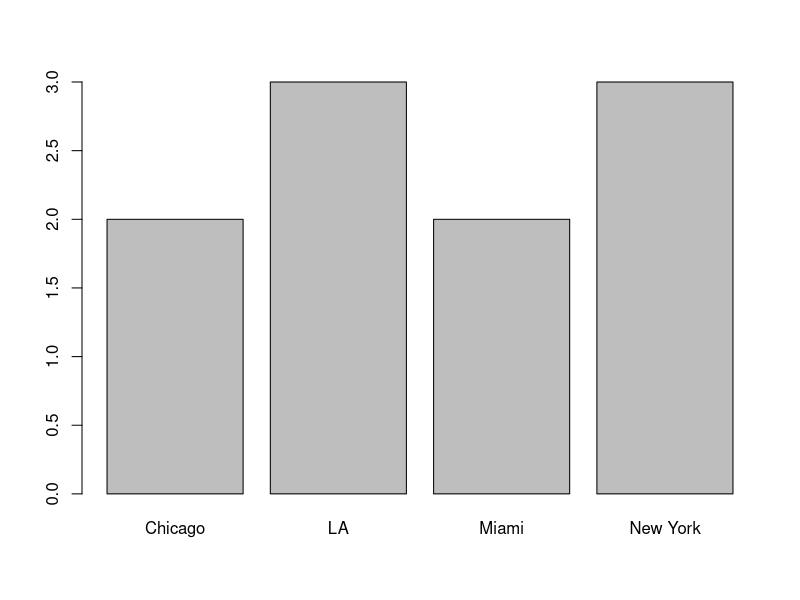
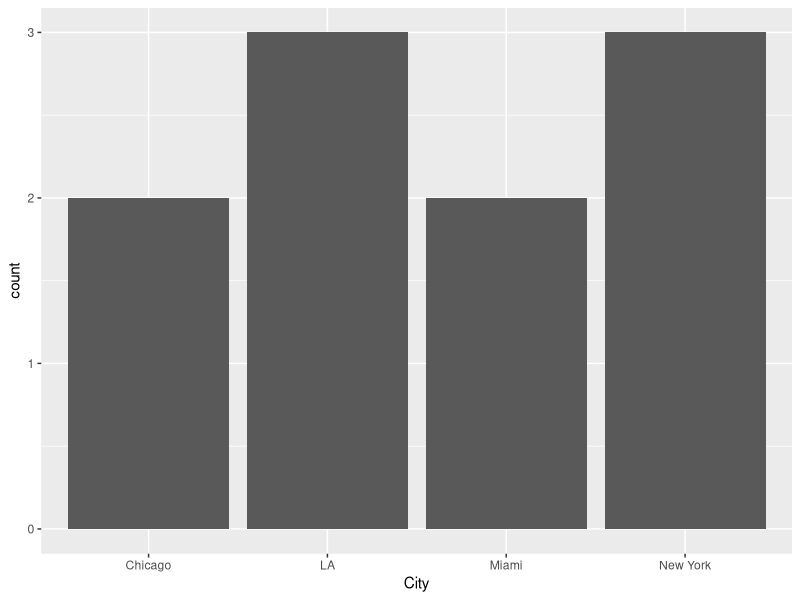

Generate these figures, in order, with R: (Note: this script raises an error after producing the figures.)
## ---- chunk 1
library(tidyverse)
## ---- chunk 2
df_baseR <- data.frame(
  ID = 1:10,
  Name = c("Alice", "Bob", "Charlie", "Sophie", "Eve", "Frank", "Grace", "Hannah", "Ian", "Jack"),
  Age = c(25, 30, 22, 35, 28, NA, 40, 29, 21, 33),
  Sex = c("Female", "Male", "Male", "Female", "Female", "Male", "Female", "Female", "Male", "Male"),
  sales_2020 = c(100, 200, 150, 300, 250, NA, 400, 500, 450, 300),
  sales_2021 = c(110, 210, 160, 320, 240, 260, 420, 510, 460, 310),
  sales_2022 = c(120, 220, 170, 340, 250, 270, 430, NA, 470, 320),
  sales_2023 = c(100, 230, 200, 250, 270, 280, 450, 500, 480, 290)
)
## ---- chunk 3
df_tidyverse <- tibble(
  ID = 1:10,
  Name = c("Alice", "Bob", "Charlie", "Sophie", "Eve", "Frank", "Grace", "Hannah", "Ian", "Jack"),
  Age = c(25, 30, 22, 35, 28, NA, 40, 29, 21, 33),
  Sex = c("Female", "Male", "Male", "Female", "Female", "Male", "Female", "Female", "Male", "Male"),
  sales_2020 = c(100, 200, 150, 300, 250, NA, 400, 500, 450, 300),
  sales_2021 = c(110, 210, 160, 320, 240, 260, 420, 510, 460, 310),
  sales_2022 = c(120, 220, 170, 340, 250, 270, 430, NA, 470, 320),
  sales_2023 = c(100, 230, 200, 250, 270, 280, 450, 500, 480, 290)
)

head(df_tidyverse)
## ---- chunk 4
# Base R 
df_baseR[['Age']]
df_tidyverse$Age

# Tidyverse 
df_tidyverse %>% pull(Age)
## ---- chunk 5
# Base R 
df_baseR$sales_diff <- df_baseR$sales_2022 - df_baseR$sales_2020

# Tidyverse 
df_tidyverse <- df_tidyverse %>% 
  mutate(sales_diff = sales_2022 - sales_2020)
## ---- chunk 6
# Base R 
df_baseR$sales_diff <- NULL

# Tidyverse 
df_tidyverse <- df_tidyverse %>% 
  select(!sales_diff)
## ---- chunk 7
# Base R 
df_baseR[, startsWith(colnames(df_baseR), 'sales_')]

# Tidyverse 
df_tidyverse %>% 
  select(starts_with('sales_'))
## ---- chunk 8
# Base R 
df_baseR[df_baseR$Age > 25 ,]

# Tidyverse 
df_tidyverse %>% 
  filter(Age > 25)
## ---- chunk 9
# Base R 
df_baseR[!is.na(df_baseR$Age) & !is.na(df_baseR$sales_2022) &
         df_baseR$Age <= 30 & df_baseR$sales_2022 > 200 ,]

# Tidyverse 
df_tidyverse %>% 
  filter(Age <= 30, sales_2022 > 200)
## ---- chunk 10
# Base R
colSums(is.na(df_baseR))

# Tidyverse
df_tidyverse %>% summarise(across(everything(), ~ sum(is.na(.))))
## ---- chunk 11
# Base R
df_baseR_no_na <- df_baseR[complete.cases(df_baseR), ]

# Tidyverse
df_tidyverse_no_na <- df_tidyverse %>% drop_na()
## ---- chunk 12
# Base R 
df_baseR[order(-df_baseR$sales_2022) ,]

# Tidyverse 
df_tidyverse %>% arrange(desc(sales_2022))
## ---- chunk 13
# Base R, NAs not removed
df_baseR[!is.na(df_baseR$Age) & !is.na(df_baseR$sales_2022) &
         df_baseR$Age <= 30 & df_baseR$sales_2022 > 200 , c('Age', 'Sex')]

# Base R, NAs removed
df_baseR_no_na[df_baseR_no_na$Age <= 30 & df_baseR_no_na$sales_2022 > 200 , c('Age', 'Sex')]

# Tidyverse 
df_tidyverse %>% 
  filter(Age <= 30, sales_2022 > 200) %>% 
  select(Age, Sex)
## ---- chunk 14
set.seed(101)

df_location <- data.frame(
  ID = sample(10),
  City = c("New York", "LA", "New York", "Chicago", "Miami", "Miami", "LA", "Chicago", "LA", "New York")
)

head(df_location)
## ---- chunk 15
# Base R 
df_baseR_merged <- merge(df_baseR, df_location, by = 'ID')
head(df_baseR_merged)

# Tidyverse 
df_tidyverse_join <- df_tidyverse %>% left_join(df_location, by = 'ID')
head(df_tidyverse_join)
## ---- chunk 16
# Base R
table(df_baseR_merged$City)

# Tidyverse
df_tidyverse_join %>% count(City)
## ---- chunk 17
# Base R
barplot(table(df_baseR_merged$City))

# Tidyverse
df_baseR_merged %>% 
  ggplot(aes(x = City)) + 
  geom_bar()
## ---- chunk 18
writexl::write_xlsx(df_tidyverse_join, '../data/sales_data.xlsx')
